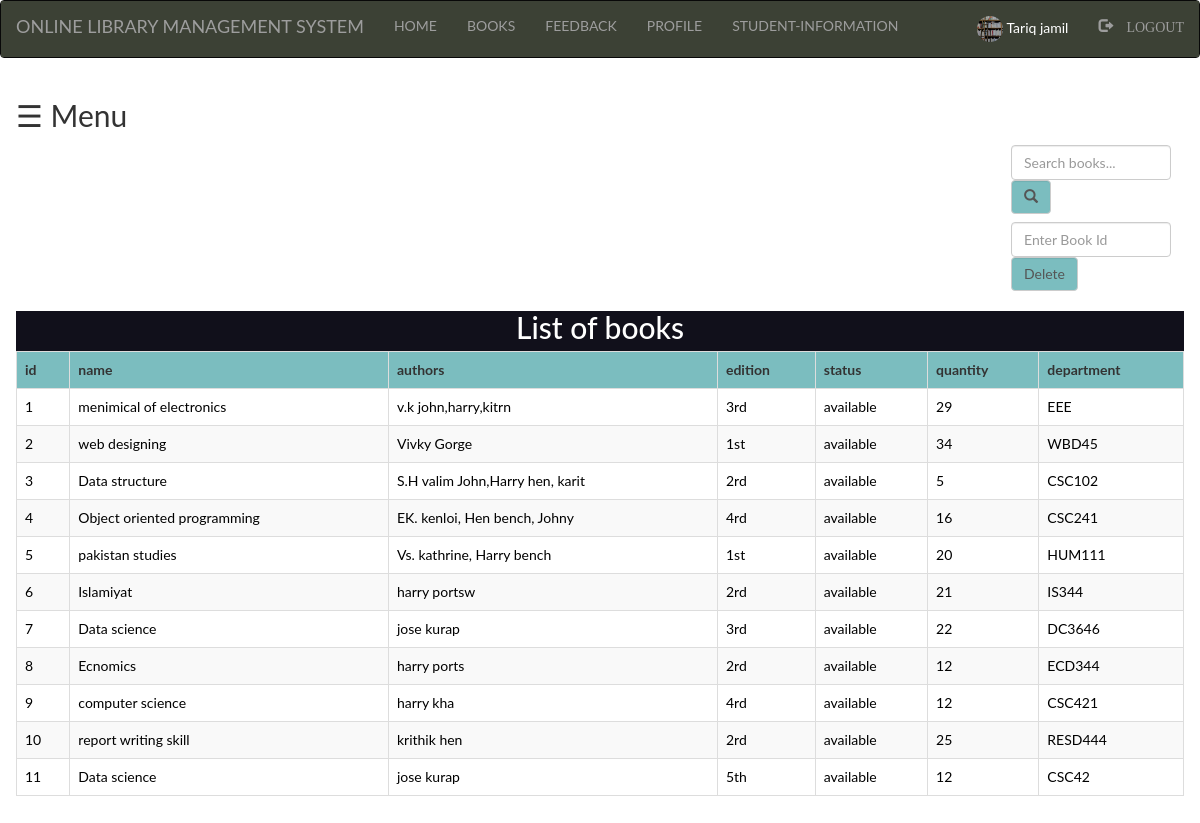
The page /Admin/books.php (signed in) on the database its author committed.
### tables this page shows
CREATE TABLE `books` (
  `bid` int NOT NULL,
  `name` varchar(100) NOT NULL,
  `authors` varchar(100) NOT NULL,
  `edition` varchar(223) NOT NULL,
  `status` varchar(100) NOT NULL,
  `quantity` int NOT NULL,
  `department` varchar(100) NOT NULL
);

### Admin/books.php (the view, shortened to what this page needs)
<?php
   include "connection.php";
?>
<!DOCTYPE html>
<html lang="en">
<head>
    <?php include('includes/links.php');?>
</head>
<body>
<?php include("navbar.php");?>
<div id="main">
  <span style="font-size:30px; cursor:pointer;" onclick="openNav()">&#9776; Menu</span>
<div class="srch">
<form class="navbar-form" method="post" name="form1" action="books_search.php">
<input type="text" class="form-control" name="search" required="" placeholder="Search books..."  id="qw">
<button style="background-color: #6db6b9e6;" type="submit" name="submit" required="" class="form-control">
<span class="glyphicon glyphicon-search"></span>
</button>
</form>
<form class="navbar-form" method="post" action="deletebooks.php">
<input type="text" class="form-control" name="bid" required="" placeholder="Enter Book Id"  id="qw">
<button style="background-color: #6db6b9e6; " type="submit" name="submit1" required="" class="form-control">Delete
</button>
</form>
</div>
    <?php
    $res=mysqli_query($conn, "SELECT * FROM books;");
    echo "<h2 style='text-align: center; background: rgb(17, 16, 27); color: white; height: 40px; margin: auto 0px; margin-top: 20px;'>List of books </h2>";
    echo "<table class='table table-bordered  table-striped' >";
      echo "<tr style='background-color: #6db6b9e6'>";
        echo "<th>"; echo"id"; echo"</th>";
        echo "<th>"; echo"name"; echo"</th>";
        echo "<th>"; echo"authors"; echo"</th>";
        echo "<th>"; echo"edition"; echo"</th>";
        echo "<th>"; echo"status"; echo"</th>";
        echo "<th>"; echo"quantity"; echo"</th>";
        echo "<th>"; echo"department"; echo"</th>";
    while($row=mysqli_fetch_assoc($res))
    {
       echo "<tr>";
       echo "<td><a class = 'eventi' href = '#' style='text-decoration: none; color: black;'>" . $row['bid']. "</a></td>";
       echo "<td><a class = 'eventi' href = '#' style='text-decoration: none; color: black;'>" . $row['name']. "</a></td>";
       echo "<td><a class = 'eventi' href = '#' style='text-decoration: none; color: black;'>" . $row['authors']. "</td>";
       echo "<td><a class = 'eventi' href = '#' style='text-decoration: none; color: black;'>" . $row['edition']. "</td>";
       echo "<td><a class = 'eventi' href = '#'style='text-decoration: none; color: black;'>" . $row['status']. "</td>";
       echo "<td><a class = 'eventi' href = '#'style='text-decoration: none; color: black;'>" . $row['quantity']. "</td>";
       echo "<td><a class = 'eventi' href = '#'style='text-decoration: none; color: black;'>" . $row['department']. "</td>";
       echo "</tr>";
    }
    echo "</table>";
  ?>
     </div>
</body>
</html>

### Admin/style.css (style rules this page uses)
html, body, div, span, object, iframe, h1, h2, h3, h4, h5, h6, p, blockquote, pre, abbr, address, cite, code, del, dfn, em, img, ins, kbd, q, samp, small, strong, sub, sup, var, b, i, dl, dt, dd, ol, ul, li, fieldset, form, label, legend, table, caption, tbody, tfoot, thead, tr, th, td, article, aside, canvas, details, figcaption, figure, footer, header, hgroup, menu, nav, section, summary, time, mark, audio, video { margin:0; padding:0; border:0; outline:0; font-size:100%; vertical-align:baseline; background:transparent; }
body { line-height:1; }
a { margin:0; padding:0; font-size:100%; vertical-align:baseline; background:transparent; }
table { border-collapse:collapse; border-spacing:0; }
input, select { vertical-align:middle; }
button { border-radius: 10px; }

### Admin/books.php (style rules this page uses)
.srch { padding-left: 980px; }
#qw { width: 160px; height: 35px; transition: width 2s; }
body { font-family: "Lato", sans-serif; transition: background-color .5s; }
#main { transition: margin-left .5s; padding: 16px; }

### rows shown on the page
books: bid "1", name "menimical of electronics", authors "v.k john,harry,kitrn", edition "3rd", status "available", quantity "29", department "EEE"
books: bid "2", name "web designing", authors "Vivky Gorge", edition "1st", status "available", quantity "34", department "WBD45"
books: bid "3", name "Data structure", authors "S.H valim John,Harry hen, karit", edition "2rd", status "available", quantity "5", department "CSC102"
books: bid "4", name "Object oriented programming", authors "EK. kenloi, Hen bench, Johny", edition "4rd", status "available", quantity "16", department "CSC241"
books: bid "5", name "pakistan studies", authors "Vs. kathrine, Harry bench", edition "1st", status "available", quantity "20", department "HUM111"
books: bid "6", name "Islamiyat", authors "harry portsw", edition "2rd", status "available", quantity "21", department "IS344"
books: bid "7", name "Data science", authors "jose kurap", edition "3rd", status "available", quantity "22", department "DC3646"
books: bid "8", name "Ecnomics", authors "harry ports", edition "2rd", status "available", quantity "12", department "ECD344"
books: bid "9", name "computer science", authors "harry kha", edition "4rd", status "available", quantity "12", department "CSC421"
books: bid "10", name "report writing skill", authors "krithik hen", edition "2rd", status "available", quantity "25", department "RESD444"
books: bid "11", name "Data science", authors "jose kurap", edition "5th", status "available", quantity "12", department "CSC42"

### other values the page prints
$_SESSION['login_user'] "Tariq jamil"
